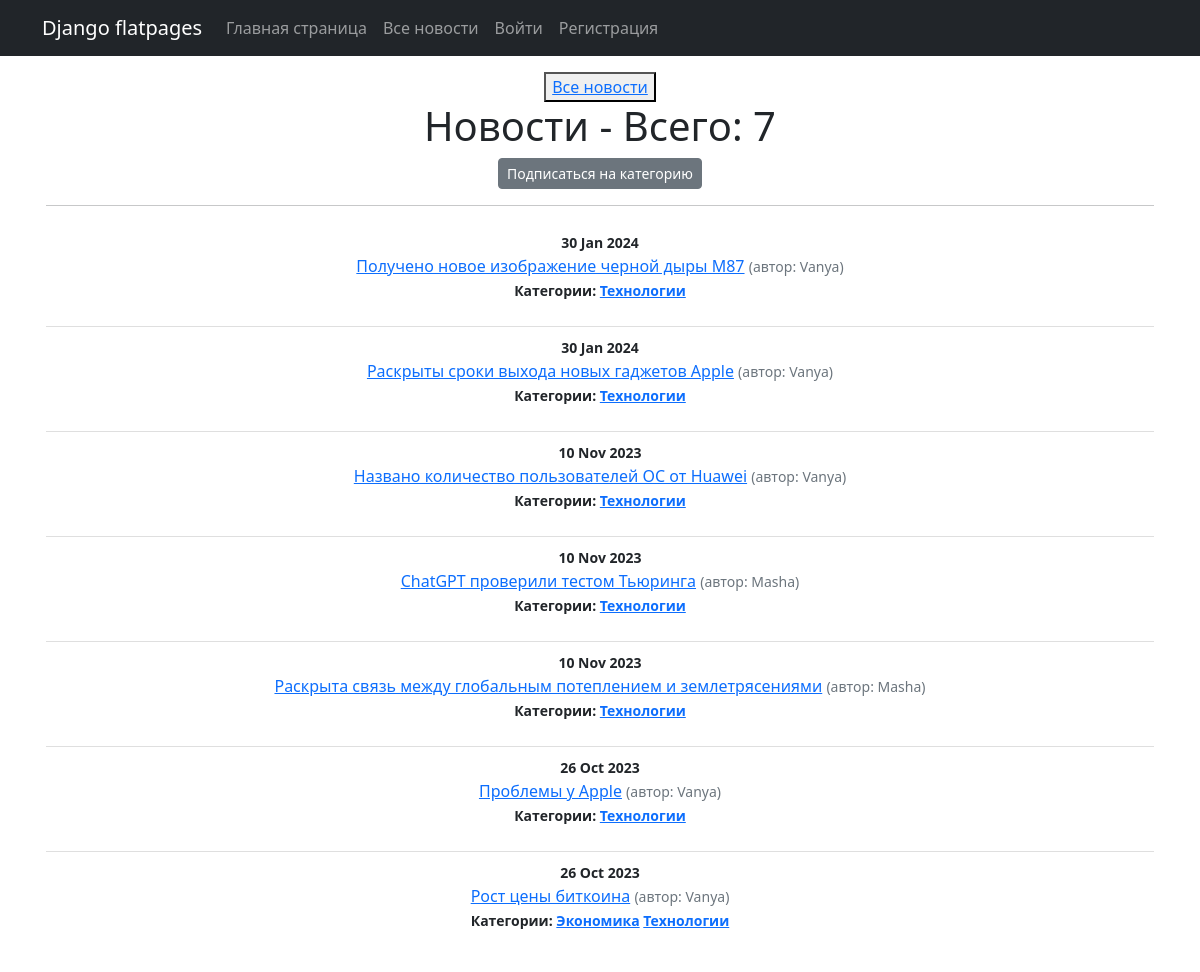
The page /all-posts/categories/1 on the database as committed earlier.
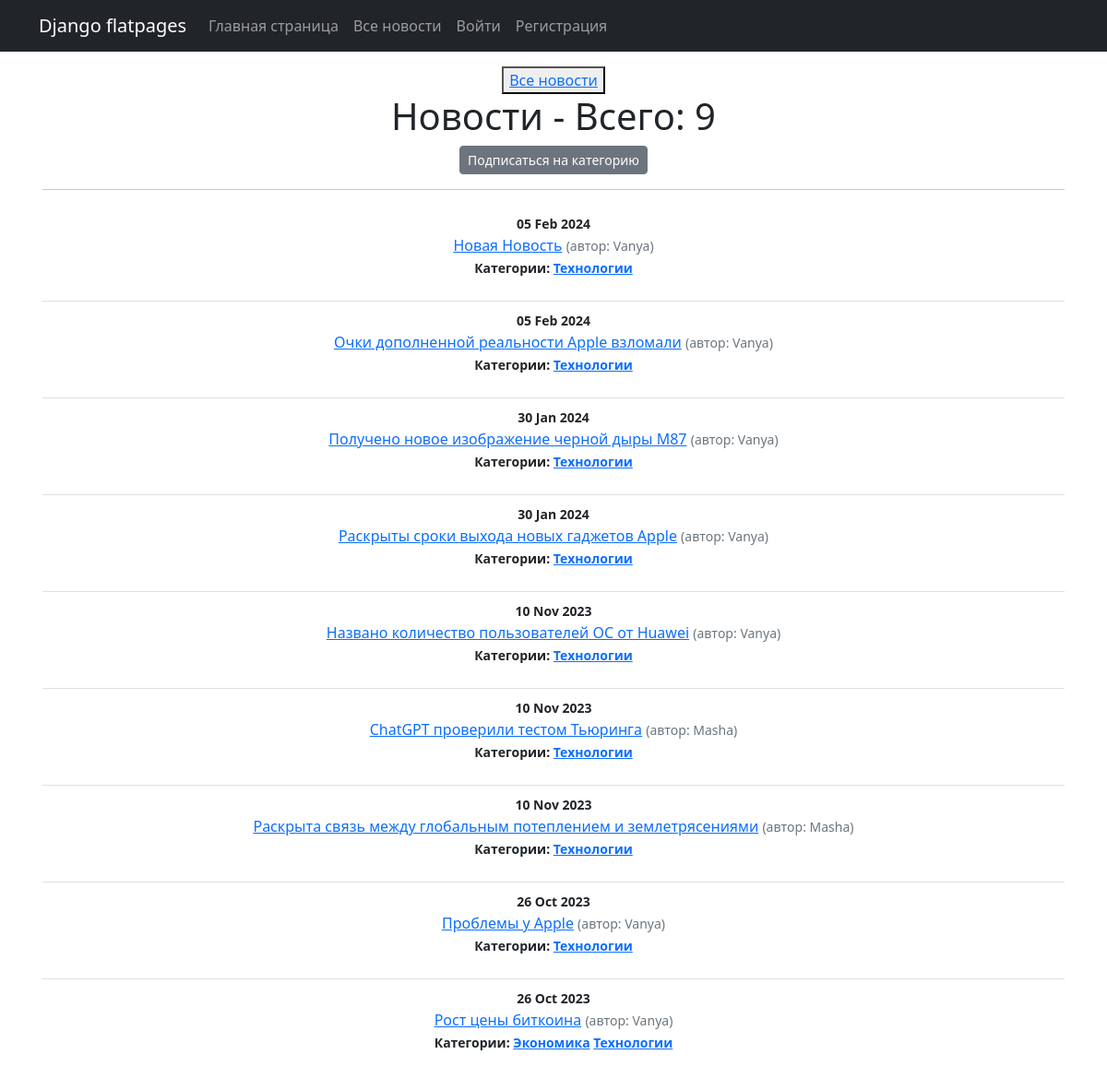
The same page on the database as committed later.
### news/models.py (models this page shows, shortened)
class Post(models.Model):
    article = "AR"
    news = "NW"
    TYPE = [
        (article, 'Статья'),
        (news, 'Новость')
    ]
    author = models.ForeignKey(Author, on_delete = models.CASCADE)
    post_type = models.CharField(max_length = 2, choices=TYPE, default=article)
    time_in = models.DateTimeField(auto_now_add = True)
    categories = models.ManyToManyField(Category, through = "PostCategory")
    title = models.CharField(max_length = 120)
    text = models.TextField(unique = True)
    rating = models.IntegerField(default = 0)

class Author(models.Model):
    user = models.OneToOneField(User, on_delete = models.CASCADE)
    rating = models.IntegerField(default = 0)
    def __str__(self):
        return self.user.username

class Category(models.Model):
    category = models.CharField(max_length = 255, unique = True)
    subscribers = models.ManyToManyField(User, related_name='categories', blank=True)

### news/views.py (the view)
# urls.py: path('categories/<int:pk>', CategoryListView.as_view(), name='category_list'),
class CategoryListView(ListView):
    model = Post
    template_name = 'subscribe/category_list.html'
    context_object_name = 'category_news_list'
    def get_context_data(self, **kwargs):
        context = super().get_context_data(**kwargs)
        context['is_not_subscriber'] = self.request.user not in self.categories.subscribers.all()
        context['category'] = self.categories
        return context
    def get_queryset(self):
        self.categories =get_object_or_404(Category, id=self.kwargs['pk'])
        queryset = Post.objects.filter(categories=self.categories).order_by('-time_in')
        return queryset

### templates/subscribe/category_list.html (shortened to what this page needs)
{% extends 'flatpages/default.html' %}
{% block content %}
<button> <a href="http://127.0.0.1:8000/all-posts"> Все новости</a> </button>
<h1 class="text-center">Новости - Bceгo: {{ category_news_list|length }}</h1>
{% if is_not_subscriber %}
<p class="text-center"><a href="{% url 'subscribe' category.id %}" class="btn btn-secondary btn-sm"> Подписаться на категорию</a> </p>
{% endif %}
<hr>
<ul class="list-group list-group-flush">
    {% for newspost in category_news_list %}
        <li class="list-group-item">
            <small class="fw-bold">{{ newspost.time_in|date:'d M Y' }} </small><br>
            <a href="{% url 'news_detail' newspost.id %}">{{ newspost.title }}</a>
            <small class="text-muted">(автор: {{ newspost.author}})</small> <br>
            <small class="fw-bold">Категории:
                {% for category in newspost.categories.all %}
                    <a href="{% url 'category_list' category.id %}"> {{ category.category }}</a>
                {% endfor %}
            </small>
        </li>
    {% endfor %}
</ul>
{% endblock content %}

### templates/flatpages/default.html (shortened to what this page needs)
<!DOCTYPE html>
<html lang="en">
    <head>
        {% load static %}
        <link href="{% static 'css/styles.css' %}" rel="stylesheet" />
    </head>
<body>
<nav class="navbar navbar-expand-lg navbar-dark bg-dark static-top">
    <div class="container">
    <a class="navbar-brand" href="/">Django flatpages</a>
    <div class="collapse navbar-collapse" id="navbarResponsive">
       <ul class="navbar-nav ml-auto">
           <li class="nav-item">
               <a class="nav-link" href="/">Главная страница</a>
           </li>
           <li class="nav-item">
               <a class="nav-link" href="/all-posts/">Все новости</a>
           </li>
           <li class="nav-item">
               <a class="nav-link" href="/accounts/login/">Войти</a>
           </li>
           <li class="nav-item">
               <a class="nav-link" href="/accounts/signup/">Регистрация</a>
           </li>
       </ul>
    </div>
    </div>
</nav>
<div class="container">
    <div class="row">
       <div class="col-lg-12 text-center p-3">
           {% block content %}{% endblock content %}
       </div>
    </div>
</div>
</body>
</html>

Rows that differ between the two databases and show on the page:
added Post: time_in "05 Feb 2024", title "Новая Новость", author "Vanya", Category (category "Технологии")
added Post: time_in "05 Feb 2024", title "Очки дополненной реальности Apple взломали", author "Vanya", Category (category "Технологии")
Other text that changed with them:
{{ category_news_list|length }}: "7" → "9"
